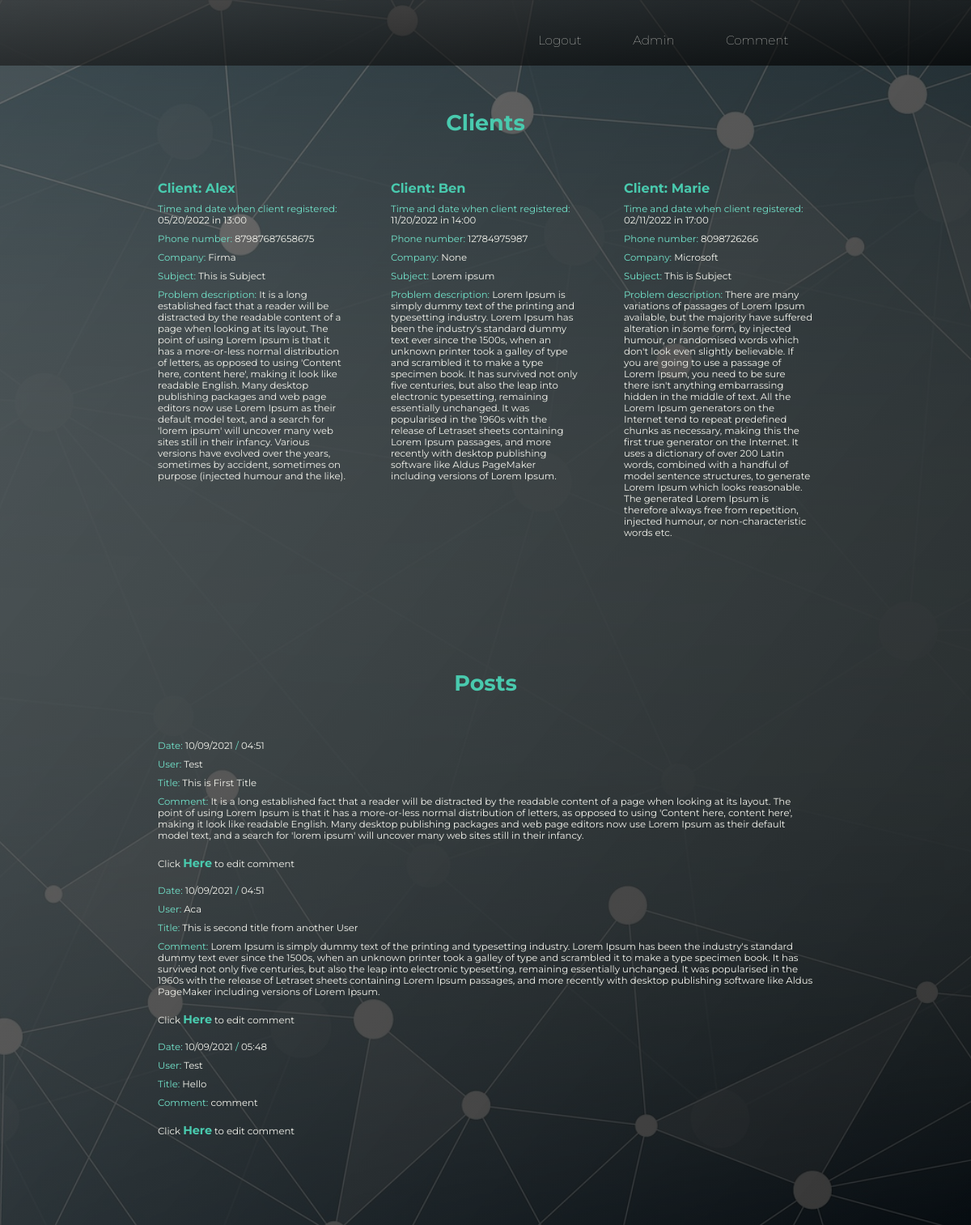
The app's page /home (signed in) with its own data.
### app/models/models.py (models this page shows, shortened)
class Contact(db.Model):
    id = db.Column(db.Integer, primary_key=True)
    name = db.Column(db.String(20), nullable=False)
    phone = db.Column(db.String(120), unique=True)
    company = db.Column(db.String(120))
    email = db.Column(db.String(120), nullable=False, unique=True)
    subject = db.Column(db.String(120))
    description = db.Column(db.String(240))
    date = db.Column(db.String(120))
    time = db.Column(db.String(120))

class Post(db.Model):
    id = db.Column(db.Integer, primary_key=True)
    title = db.Column(db.String(100), nullable=False)
    date_posted = db.Column(db.DateTime, nullable=False, default=datetime.now(Srb))
    comment = db.Column(db.Text, nullable=False)
    user_id = db.Column(db.Integer, db.ForeignKey('user.id'), nullable=False)

class User(db.Model, UserMixin):
    id = db.Column(db.Integer, primary_key=True)
    username = db.Column(db.String(120), nullable=False, unique=True)
    email = db.Column(db.String(120), nullable=False, unique=True)
    password = db.Column(db.String(20), nullable=False)
    posts = db.relationship('Post', backref='author', lazy=True)

### app/routes.py (the view)
@web.route("/")
@web.route("/home")
def home():
    contact = UserService.get_all_users()
    posts = Post.query.all()
    return render_template('index.html', contact=contact, posts=posts, header=header, title='Home')

### app/models/models.py (called while the page is built)
@login_manager.user_loader
def load_user(user_id):
    return User.query.get(int(user_id))

### app/services/user_service.py (called while the page is built)
def array_as_dict(data_array):
    result = []
    for item in data_array:
        json_data = {c.name: getattr(item, c.name) for c in item.__table__.columns}
        result.append(json_data)
    return result

    @staticmethod
    def get_all_users():
        try:
            users = Contact.query.all()
            result = array_as_dict(users)
            return result
        except Exception as e:
            logging.error("Can't get users: " + str(e))
            return None

### app/templates/index.html (shortened to what this page needs)
<!doctype html>
<html lang="en">
{% include 'includes/head.html' %}
<body>
	<header class="header">
		{% include 'includes/nav.html' %}
		{% if current_user.is_authenticated %}
		<div class="registration_data red">
			<h2 class="users">Clients</h2>
			<div class="col-1-of-3">
				<h2>Client: {{ contact[0].name }}</h2>
				<p> <span class="primary-color">Time and date when client registered:</span> {{ contact[0].date }} in {{ contact[0].time }}</p>
				<p><span class="primary-color">Phone number:</span> {{ contact[0].phone }}</p>
				<p><span class="primary-color">Company:</span> {{ contact[0].company }}</p>
				<p><span class="primary-color">Subject: </span>{{ contact[0].subject }}</p>
				<p><span class="primary-color">Problem description:</span> {{ contact[0].description }}</p>
			</div>
			<div class="col-1-of-3">
				<h2>Client: {{ contact[1].name }}</h2>
				<p> <span class="primary-color">Time and date when client registered:</span> {{ contact[1].date }} in {{ contact[1].time }}</p>
				<p><span class="primary-color">Phone number:</span> {{ contact[1].phone }}</p>
				<p><span class="primary-color">Company:</span> {{ contact[1].company }}</p>
				<p><span class="primary-color">Subject: </span>{{ contact[1].subject }}</p>
				<p><span class="primary-color">Problem description:</span> {{ contact[1].description }}</p>
			</div>
			<div class="col-1-of-3">
				<h2>Client: {{ contact[2].name }}</h2>
				<p> <span class="primary-color">Time and date when client registered:</span> {{ contact[2].date }} in {{ contact[2].time }}</p>
				<p><span class="primary-color">Phone number:</span> {{ contact[2].phone }}</p>
				<p><span class="primary-color">Company:</span> {{ contact[2].company }}</p>
				<p><span class="primary-color">Subject: </span>{{ contact[2].subject }}</p>
				<p><span class="primary-color">Problem description:</span> {{ contact[2].description }}</p>
			</div>
		</div>
        <div class="registration_data red">
            <h2 class="users">Posts</h2>
            {% block content %}
            {% for post in posts %}
              <p><span class="primary-color">Date:</span> {{ post.date_posted.strftime('%d/%m/%Y') }} <span class="primary-color">/</span> <span>{{ post.date_posted.strftime('%H:%M') }}</span></p>
              <p class=""><span class="primary-color">User:</span> {{ post.author.username }}</p>
              <p class=""><span class="primary-color">Title:</span> {{ post.title }} </p>
              <p class="comment"><span class="primary-color">Comment:</span> {{ post.comment }}</p>
              <p class="change_comment">Click <a class="here" href="{{ url_for('web.comment', post_id=post.id) }}"> Here</a>  to edit comment</p>
            {% endfor %}
        {% endblock content %}
        </div>
			{% else %}
			<div class="centered">
                <h4 class="header-title">{{ header }}</h4>
			</div>
			{% endif %}
	</header>
</body>
</html>

### app/templates/includes/head.html (shortened to what this page needs)
<head>
	<link rel="stylesheet" href="//cdnjs.cloudflare.com/ajax/libs/timepicker/1.3.5/jquery.timepicker.min.css">
    <link rel="stylesheet" href="{{ url_for('static', filename='css/main.css') }}">
	<link rel="stylesheet" href="{{ url_for('static', filename='css/date.css')}}">
	<link rel="stylesheet" href="{{ url_for('static', filename='css/datedropper.css')}}">
    <link rel="stylesheet" href="https://cdnjs.cloudflare.com/ajax/libs/font-awesome/5.15.4/css/all.min.css">
</head>

### app/templates/includes/nav.html (shortened to what this page needs)
<nav>
    <div class="menu">
      <ul>
		{% if current_user.is_authenticated %}
            <li><a href="{{ url_for('web.logout') }}">Logout</a></li>
            <li><a href="{{ url_for('web.admin') }}">Admin</a></li>
            <li><a href="{{ url_for('web.new_comment') }}">Comment</a></li>
        {% else %}
        <li><a href="{{ url_for('web.login') }}">Log In</a></li>
        <li><a href="{{ url_for('web.contact') }}">Contact Us</a></p>
        {% endif %}
      </ul>
    </div>
  </nav>

### app/static/css/main.css (style rules this page uses)
*, *::after, *::before { margin: 0; padding: 0; -webkit-box-sizing: inherit; box-sizing: inherit; }
html { font-size: 62.5%; }
@media only screen and (max-width: 75em) { html { font-size: 56.25%; } }
body { font-family: 'Montserrat', sans-serif; -webkit-box-sizing: border-box; box-sizing: border-box; overflow-x: hidden; }
a { text-decoration: none; font-weight: bold; color: #F4F4ED; }
.registration_data { padding-bottom: 10rem; }
.registration_data h2 { color: #49caae; font-size: 1.8rem; text-align: left; }
.registration_data p { margin-top: 1rem; text-align: left; font-size: 1.3rem; color: #F4F4ED; }
.registration_data .users { margin: 6rem auto; text-align: center; font-size: 3rem; }
.registration_data .primary-color { color: #72e4cb; }
.registration_data .comment { margin-bottom: 2rem; }
.registration_data .change_comment { margin-bottom: 2rem; }
.registration_data .here { color: #49caae; font-size: 1.6rem; }
.red { max-width: 90rem; margin: 0 auto; }
.red:not(:last-child) { margin-bottom: 8rem; }
.red::after { content: ""; display: table; clear: both; }
.red [class^="col-"] { float: left; }
.red [class^="col-"]:not(:last-child) { margin-right: 6rem; }
.red .col-1-of-3 { width: calc((100% - 2 * 6rem) / 3); }
.header { height: 100%; width: 100%; background-image: -webkit-gradient(linear, left top, right bottom, from(rgba(54, 54, 54, 0.7)), to(rgba(0, 0, 0, 0.8))), url(../img/backgroundblue.jpg); background-image: linear-gradient(to right bottom, rgba(54, 54, 54, 0.7), rgba(0, 0, 0, 0.8)), url(../img/backgroundblue.jpg); background-size: cover; background-position: center center; position: relative; overflow: hidden; }
nav { position: relative; width: 100%; background: -webkit-gradient(linear, left top, right bottom, from(rgba(54, 54, 54, 0.6)), to(rgba(0, 0, 0, 0.7))); background: linear-gradient(to right bottom, rgba(54, 54, 54, 0.6), rgba(0, 0, 0, 0.7)); z-index: 10292039402920; }
nav ul { line-height: 2.5rem; max-width: 90rem; list-style: none; color: #fff; padding: 0; margin: 0 auto; -webkit-transition: 1s all ease-in-out; transition: 1s all ease-in-out; text-align: right; }
nav ul li { text-decoration: none; margin-top: 2.3rem; display: inline-block; padding: 2rem 3.4rem; }
nav ul li a { text-decoration: none; font-size: 1.7rem; font-weight: 100; color: #F4F4ED; }

### records on screen
Contact: name "Alex", date "05/20/2022", time "13:00", phone "87987687658675", company "Firma", subject "This is Subject", description "It is a long established fact that a reader will be distracted by the readable content of a page when looking at its layout. The point of using Lorem Ipsum is that it has a more-or-less normal distribution of letters, as opposed to using 'Content here, content here', making it look like readable English. Many desktop publishing packages and web page editors now use Lorem Ipsum as their default model text, and a search for 'lorem ipsum' will uncover many web sites still in their infancy. Various versions have evolved over the years, sometimes by accident, sometimes on purpose (injected humour and the like)."
Contact: name "Ben", date "11/20/2022", time "14:00", phone "12784975987", company "None", subject "Lorem ipsum", description "Lorem Ipsum is simply dummy text of the printing and typesetting industry. Lorem Ipsum has been the industry's standard dummy text ever since the 1500s, when an unknown printer took a galley of type and scrambled it to make a type specimen book. It has survived not only five centuries, but also the leap into electronic typesetting, remaining essentially unchanged. It was popularised in the 1960s with the release of Letraset sheets containing Lorem Ipsum passages, and more recently with desktop publishing software like Aldus PageMaker including versions of Lorem Ipsum."
Contact: name "Marie", date "02/11/2022", time "17:00", phone "8098726266", company "Microsoft", subject "This is Subject", description "There are many variations of passages of Lorem Ipsum available, but the majority have suffered alteration in some form, by injected humour, or randomised words which don't look even slightly believable. If you are going to use a passage of Lorem Ipsum, you need to be sure there isn't anything embarrassing hidden in the middle of text. All the Lorem Ipsum generators on the Internet tend to repeat predefined chunks as necessary, making this the first true generator on the Internet. It uses a dictionary of over 200 Latin words, combined with a handful of model sentence structures, to generate Lorem Ipsum which looks reasonable. The generated Lorem Ipsum is therefore always free from…"
Post: date_posted "10/09/2021", date_posted "04:51", author.username "Test", title "This is First Title", comment "It is a long established fact that a reader will be distracted by the readable content of a page when looking at its layout. The point of using Lorem Ipsum is that it has a more-or-less normal distribution of letters, as opposed to using 'Content here, content here', making it look like readable English. Many desktop publishing packages and web page editors now use Lorem Ipsum as their default model text, and a search for 'lorem ipsum' will uncover many web sites still in their infancy."
Post: date_posted "10/09/2021", date_posted "04:51", author.username "Aca", title "This is second title from another User", comment "Lorem Ipsum is simply dummy text of the printing and typesetting industry. Lorem Ipsum has been the industry's standard dummy text ever since the 1500s, when an unknown printer took a galley of type and scrambled it to make a type specimen book. It has survived not only five centuries, but also the leap into electronic typesetting, remaining essentially unchanged. It was popularised in the 1960s with the release of Letraset sheets containing Lorem Ipsum passages, and more recently with desktop publishing software like Aldus PageMaker including versions of Lorem Ipsum."
Post: date_posted "10/09/2021", date_posted "05:48", author.username "Test", title "Hello", comment "comment"
